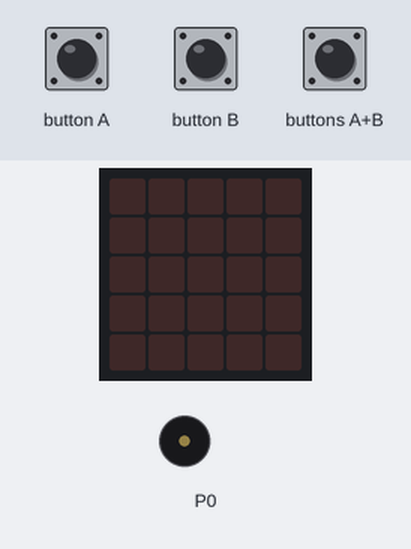
A program run on a simulated BBC micro:bit (MakeCode). Parts: the board's 5×5 LED display, buzzer (waves = sounding). The test bench sets the inputs (shaded band).

Above: at 1.2 s.
1.3 s: buttons A+B pressed for 0.15 s
At 2.2 s:
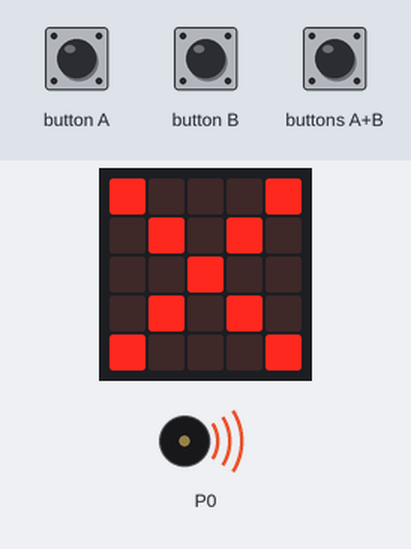
4.3 s: button B pressed for 0.15 s
At 5.2 s:
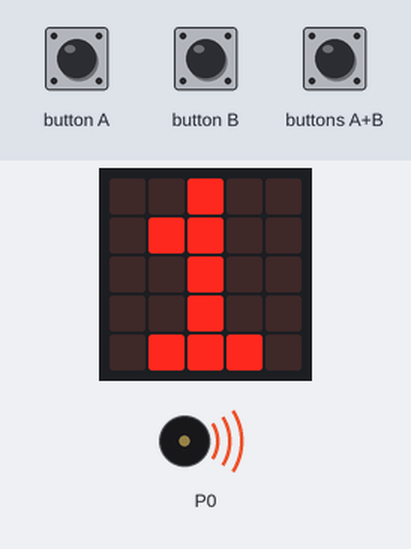
7.3 s: button A pressed for 0.15 s
At 7.65 s:
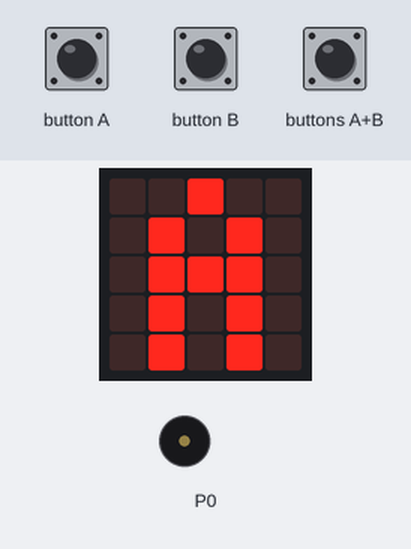
9.3 s: button B pressed for 0.15 s
At 9.65 s:
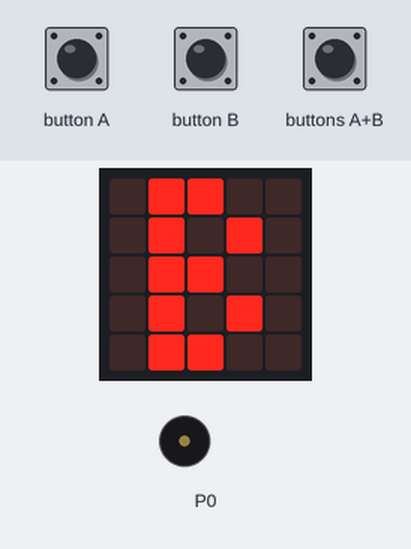
11.3 s: buttons A+B pressed for 1 s
At 12.5 s:
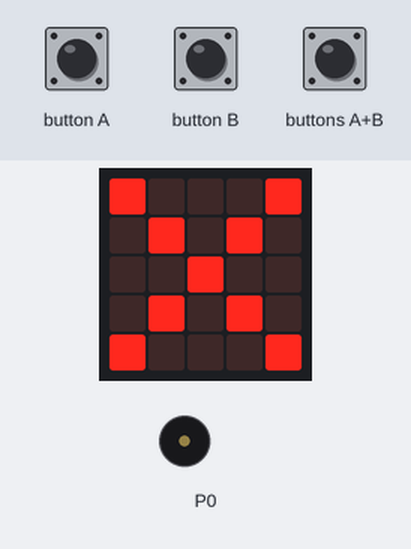
15.2 s: button A pressed for 0.15 s
At 15.53 s:
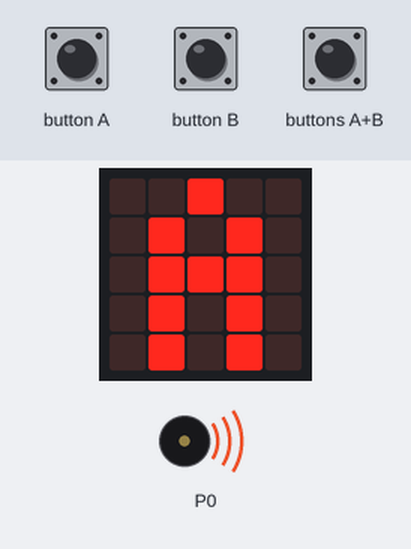
Timing chart, 0 to 18.2 s (numbered marks = the images above; inputs shaded):
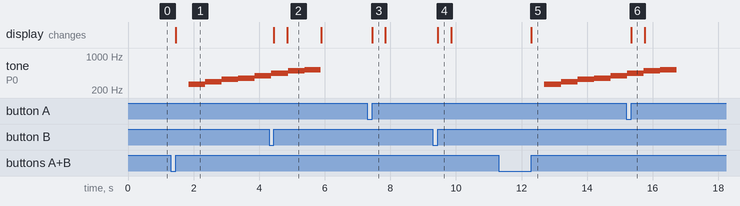

The program:

main.ts
```typescript
input.onButtonPressed(Button.A, function () {
    basic.showLeds(`
        . . # . .
        . # . # .
        . # # # .
        . # . # .
        . # . # .
        `)
    basic.showLeds(`
        . . . . .
        . . . . .
        . . . . .
        . . . . .
        . . . . .
        `)
})
input.onButtonPressed(Button.AB, function () {
    basic.showLeds(`
        # . . . #
        . # . # .
        . . # . .
        . # . # .
        # . . . #
        `)
    music.play(music.stringPlayable("C D E F G A B C5 ", 120), music.PlaybackMode.UntilDone)
    basic.showLeds(`
        . . . . .
        . . . . .
        . . . . .
        . . . . .
        . . . . .
        `)
})
input.onButtonPressed(Button.B, function () {
    basic.showLeds(`
        . # # . .
        . # . # .
        . # # . .
        . # . # .
        . # # . .
        `)
    basic.showNumber(1)
})
```

test.ts
```typescript
// Hier kann man Tests durchführen; diese Datei wird nicht kompiliert, wenn dieses Paket als Erweiterung verwendet wird.
```

Measured:
- after the input at 1.3 s, tone on P0: plays 262 Hz for 0.51 s, 294 Hz for 0.51 s, 330 Hz for 0.51 s, 349 Hz for 0.51 s, 392 Hz for 0.43 s, starting after 0.55 s; the display: changes after 0.15 s (image 1)
- after the input at 4.3 s, the display: first changes after 0.15 s (image 2 shows a later state)
- after the input at 7.3 s, the display: changes after 0.15 s (image 3)
- after the input at 9.3 s, the display: changes after 0.15 s (image 4)
- after the input at 11.3 s, tone on P0: plays 262 Hz for 0.51 s, 294 Hz for 0.51 s, 330 Hz for 0.51 s, 349 Hz for 0.51 s, 392 Hz for 0.48 s, starting after 1.4 s; the display: changes after 1.0 s (image 5)
- after the input at 15.2 s, the display: changes after 0.15 s (image 6)
- what the display in image 2 shows lasts 1.0 s, from 4.9 s to 5.9 s
